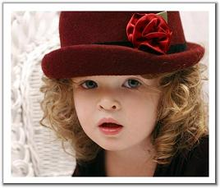
%> input picture Images/1.bmp, 220 x 188 px, shrunk from 268 x 229 before the run
$ octave --eval "result = weighted_filter(imread('Images/1.bmp'));"   (GNU Octave 9; MATLAB toolbox functions it lacks are replaced by stand-ins)
%> lines starting %> are read from the running program, lines starting %| are printed output that depends on the picture; in (x1, y1, x2, y2) boxes, pixels count from 0 and x2, y2 are one past the last pixel; in counts of white or black regions, pixels touching at a corner belong together; the program's own positions count from 1
### correlation.m
function [ res ] = correlation( img,filter )
[h,w,l] = size(img);
%> h = 188; w = 220; l = 3
res = zeros(h,w,l);
[f_h,f_w] = size(filter);
pax = floor(f_w/2);
pay = floor(f_h/2);
padded_img = im2double(padd(img,pax,pay,2)); %1 for zero padding and 2 for replicate
for k = 1:h
    for m = 1:w
        for o = 1:l %image loop
            sum = 0.0;
            for a = 1:f_h
                for b = 1:f_w %filter loop
                    sum = sum+filter(a,b)*padded_img(k+a-1,m+b-1,o);
                end
            end
            res(k,m,o) = sum;
        end
    end
end
res=im2uint8(res);
%figure,imshow(res),title('applied filter correlation');
end

### padd.m
function [ res ] = padd( img , pax , pay , opt )
%> called with pax = 1, pay = 1, opt = 2
[h,w,l] = size(img);
%> h = 188; w = 220; l = 3
res = zeros(h+(pay*2), w+(pax*2), l);
for k = 1:h
    for m =1:w
        for o = 1:l
            res(k+pay,m+pax,o) = img(k,m,o);
        end
    end
end
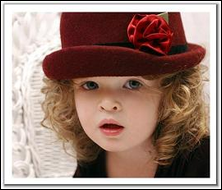
%> res: size 190x222x3 double; mean R, G, B 155.5, 128.8, 118.8
%padded with zero
if(opt==2) %replicate
    for o = 1:l
        %padding upper and lower rows
        for k = 1:pay
            res(k,pax+1:w+pax,o) = img( 1,:,o);
            res(h+pay+k,pax+1:w+pax,o) = img( end,:,o);
        end
        %padding left and right coloumns
        for m = 1:pax
            res(pay+1:h+pay,m,o) = img( :,1,o);
            res(pay+1:h+pay,w+pax+m,o) = img( :,end,o);
        end
        %padding corners
        res(1:pay,1:pax,o) = img(1,1,o);
        res(1:pay,w+pax:w+(pax*2),o) = img(1,end,o);
        res(h+pay:h+(pay*2),1:pax,o) = img(end,1,o);
        res(h+pay:h+(pay*2),w+pax:w+(pax*2),o) = img(end,end,o);

    end
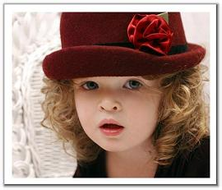
%> res: size 190x222x3 double; 1.94% of pixels changed, all inside (x1, y1, x2, y2) = (0, 0, 222, 190)
end
res = uint8(res);
%> res: size 190x222x3 uint8
%figure,imshow(res),title('padded image');

end

### weighted_filter.m
function [ res ] = weighted_filter( img   )
filt = [[1/16,1/8,1/16];[1/8,1/4,1/8];[1/16,1/8,1/16]];
res = correlation(img,filt);
%> after the loop in correlation, `for k = 1:h`:
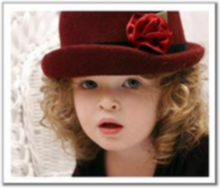
%> res: size 188x220x3 double; mean R, G, B 0.622, 0.515, 0.475
%figure,imshow(res),title('img after weighted filter filter');
end

$ run again, on Images/arch.tif
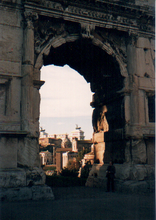
%> input picture Images/arch.tif, 156 x 220 px, shrunk from 263 x 370 before the run
%> after the loop in padd, `for o = 1:l`:
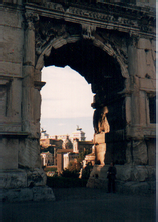
%> res: size 222x158x3 double; mean R, G, B 62.7, 62.8, 62.5
%> after the loop in correlation, `for k = 1:h`:
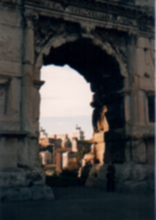
%> res: size 220x156x3 double; mean R, G, B 0.246, 0.245, 0.244

$ run again, on Images/blocks.tif
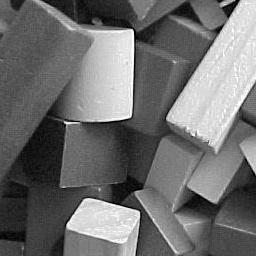
%> input picture Images/blocks.tif, 256 x 256 px
%> after the loop in padd, `for k = 1:h`:
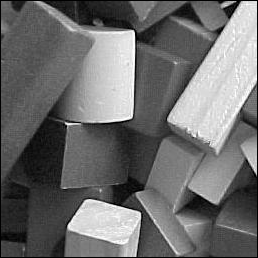
%> res: size 258x258 double; min 0, max 255, mean 108.6
%> after the loop in padd, `for o = 1:l`:
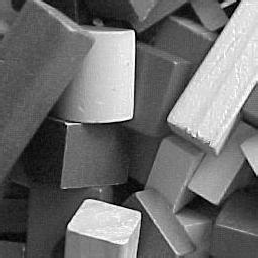
%> res: size 258x258 double; 1.54% of pixels changed, all inside (x1, y1, x2, y2) = (0, 0, 258, 258)

$ run again, on Images/board.tif
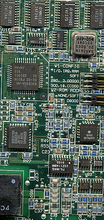
%> input picture Images/board.tif, 104 x 220 px, shrunk from 306 x 648 before the run
%> after the loop in padd, `for o = 1:l`:
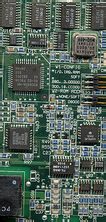
%> res: size 222x106x3 double; mean R, G, B 84, 98.8, 88.9
%> after the loop in correlation, `for k = 1:h`:
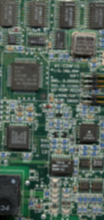
%> res: size 220x104x3 double; mean R, G, B 0.33, 0.388, 0.349
